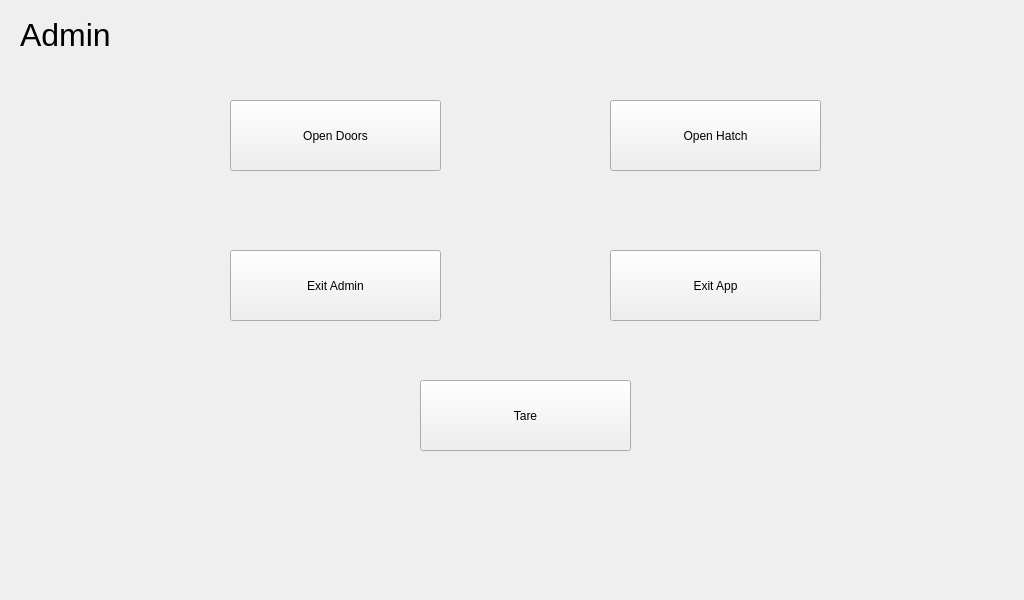
<?xml version="1.0" encoding="UTF-8"?>
<ui version="4.0">
 <class>Admin</class>
 <widget class="QMainWindow" name="Admin">
  <property name="geometry">
   <rect>
    <x>0</x>
    <y>0</y>
    <width>1024</width>
    <height>600</height>
   </rect>
  </property>
  <property name="windowTitle">
   <string>MainWindow</string>
  </property>
  <property name="styleSheet">
   <string notr="true"/>
  </property>
  <widget class="QWidget" name="centralwidget">
   <widget class="QLabel" name="label">
    <property name="geometry">
     <rect>
      <x>20</x>
      <y>10</y>
      <width>101</width>
      <height>51</height>
     </rect>
    </property>
    <property name="styleSheet">
     <string notr="true"/>
    </property>
    <property name="text">
     <string>&lt;html&gt;&lt;head/&gt;&lt;body&gt;&lt;p&gt;&lt;span style=&quot; font-size:24pt;&quot;&gt;Admin&lt;/span&gt;&lt;/p&gt;&lt;/body&gt;&lt;/html&gt;</string>
    </property>
   </widget>
   <widget class="QPushButton" name="openDoorButton">
    <property name="geometry">
     <rect>
      <x>230</x>
      <y>100</y>
      <width>211</width>
      <height>71</height>
     </rect>
    </property>
    <property name="text">
     <string>Open Doors</string>
    </property>
    <property name="type" stdset="0">
     <string>normal</string>
    </property>
   </widget>
   <widget class="QPushButton" name="openHatchButton">
    <property name="geometry">
     <rect>
      <x>610</x>
      <y>100</y>
      <width>211</width>
      <height>71</height>
     </rect>
    </property>
    <property name="text">
     <string>Open Hatch</string>
    </property>
    <property name="type" stdset="0">
     <string>normal</string>
    </property>
   </widget>
   <widget class="QPushButton" name="exitAppButton">
    <property name="geometry">
     <rect>
      <x>610</x>
      <y>250</y>
      <width>211</width>
      <height>71</height>
     </rect>
    </property>
    <property name="text">
     <string>Exit App</string>
    </property>
    <property name="type" stdset="0">
     <string>normal</string>
    </property>
   </widget>
   <widget class="QPushButton" name="exitButton">
    <property name="geometry">
     <rect>
      <x>230</x>
      <y>250</y>
      <width>211</width>
      <height>71</height>
     </rect>
    </property>
    <property name="text">
     <string>Exit Admin</string>
    </property>
    <property name="type" stdset="0">
     <string>normal</string>
    </property>
   </widget>
   <widget class="QPushButton" name="tareButton">
    <property name="geometry">
     <rect>
      <x>420</x>
      <y>380</y>
      <width>211</width>
      <height>71</height>
     </rect>
    </property>
    <property name="text">
     <string>Tare</string>
    </property>
    <property name="type" stdset="0">
     <string>normal</string>
    </property>
   </widget>
  </widget>
 </widget>
 <resources/>
 <connections/>
</ui>
